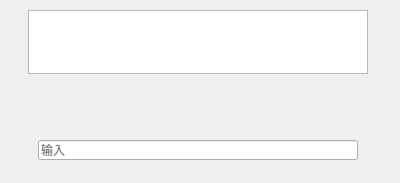
<?xml version="1.0" encoding="UTF-8"?>
<ui version="4.0">
 <class>Widget</class>
 <widget class="QWidget" name="Widget">
  <property name="geometry">
   <rect>
    <x>0</x>
    <y>0</y>
    <width>400</width>
    <height>183</height>
   </rect>
  </property>
  <property name="windowTitle">
   <string>Widget</string>
  </property>
  <widget class="QPlainTextEdit" name="plainTextEdit">
   <property name="geometry">
    <rect>
     <x>28</x>
     <y>10</y>
     <width>340</width>
     <height>64</height>
    </rect>
   </property>
   <property name="readOnly">
    <bool>true</bool>
   </property>
  </widget>
  <widget class="QLineEdit" name="lineEdit">
   <property name="geometry">
    <rect>
     <x>38</x>
     <y>140</y>
     <width>320</width>
     <height>20</height>
    </rect>
   </property>
   <property name="text">
    <string/>
   </property>
   <property name="placeholderText">
    <string>输入</string>
   </property>
  </widget>
 </widget>
 <resources/>
 <connections/>
</ui>
